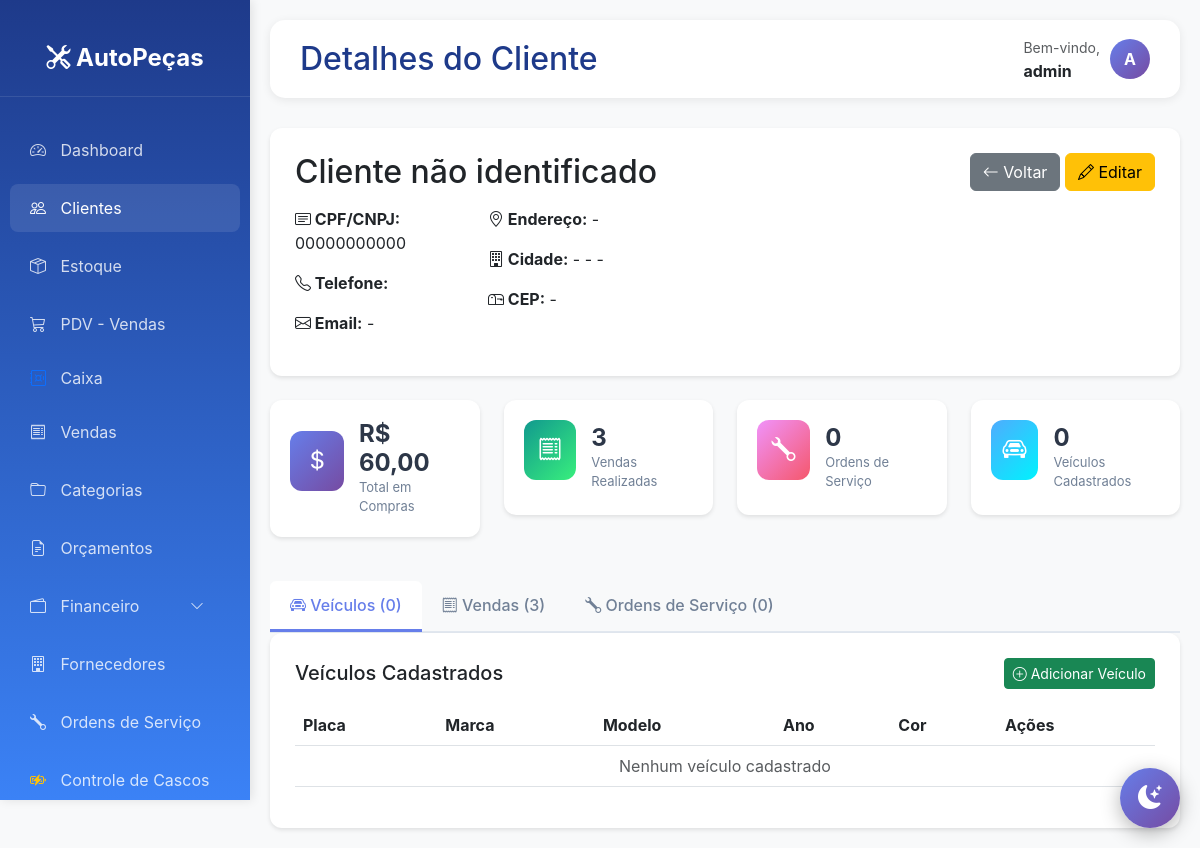
Screenshot of /clientes/1/ (signed in) with the database file from the repository.
### clientes/models.py (models this page shows, shortened)
class Cliente(models.Model):
    TIPO_CHOICES = [
        ('F', 'Pessoa Física'),
        ('J', 'Pessoa Jurídica'),
    ]
    tipo = models.CharField(max_length=1, choices=TIPO_CHOICES, default='F')
    nome = models.CharField(max_length=200)
    cpf_cnpj = models.CharField(max_length=18, unique=True)
    rg_ie = models.CharField(max_length=20, blank=True, null=True)
    telefone = models.CharField(max_length=15)
    celular = models.CharField(max_length=15, blank=True, null=True)
    email = models.EmailField(blank=True, null=True)
    cep = models.CharField(max_length=9)
    logradouro = models.CharField(max_length=200)
    numero = models.CharField(max_length=10)
    complemento = models.CharField(max_length=100, blank=True, null=True)
    bairro = models.CharField(max_length=100)
    cidade = models.CharField(max_length=100)
    estado = models.CharField(max_length=2)
    limite_credito = models.DecimalField(max_digits=10, decimal_places=2, default=0)
    observacoes = models.TextField(blank=True, null=True)
    ativo = models.BooleanField(default=True)
    data_cadastro = models.DateTimeField(auto_now_add=True)
    data_atualizacao = models.DateTimeField(auto_now=True)
    class Meta:
        verbose_name = 'Cliente'
        verbose_name_plural = 'Clientes'
        ordering = ['nome']

### core/views.py (the view)
# urls.py: path('clientes/<int:cliente_id>/', core_views.detalhe_cliente, name='detalhe_cliente'),
@login_required
def detalhe_cliente(request, cliente_id):
    cliente = get_object_or_404(Cliente, id=cliente_id)
    veiculos = cliente.veiculos.all()
    vendas = cliente.venda_set.filter(status='F').order_by('-data_venda')[:20]
    ordens_servico = cliente.ordemservico_set.all().order_by('-data_entrada')[:20]
    stats = {
        'total_compras': vendas.aggregate(Sum('total'))['total__sum'] or 0,
        'total_vendas': vendas.count(),
        'total_os': ordens_servico.count(),
        'total_veiculos': veiculos.count(),
    }
    context = {
        'cliente': cliente,
        'veiculos': veiculos,
        'vendas': vendas,
        'ordens_servico': ordens_servico,
        'stats': stats,
    }
    return render(request, 'core/cliente_detalhe.html', context)

### templates/core/cliente_detalhe.html (shortened to what this page needs)
{% extends 'base.html' %}
{% block page_title %}Detalhes do Cliente{% endblock %}
{% block content %}
<div class="table-card mb-4">
    <div class="d-flex justify-content-between align-items-start">
        <div>
            <h2 class="mb-3">{{ cliente.nome }}</h2>
            <div class="row">
                <div class="col-md-6">
                    <p><strong><i class="bi bi-card-text"></i> CPF/CNPJ:</strong> {{ cliente.cpf_cnpj }}</p>
                    <p><strong><i class="bi bi-telephone"></i> Telefone:</strong> {{ cliente.telefone }}</p>
                    <p><strong><i class="bi bi-envelope"></i> Email:</strong> {{ cliente.email|default:"-" }}</p>
                </div>
                <div class="col-md-6">
                    <p><strong><i class="bi bi-geo-alt"></i> Endereço:</strong> {{ cliente.endereco|default:"-" }}</p>
                    <p><strong><i class="bi bi-building"></i> Cidade:</strong> {{ cliente.cidade|default:"-" }} - {{ cliente.estado|default:"-" }}</p>
                    <p><strong><i class="bi bi-mailbox"></i> CEP:</strong> {{ cliente.cep|default:"-" }}</p>
                </div>
            </div>
        </div>
        <div>
            <a href="{% url 'lista_clientes' %}" class="btn btn-secondary mb-2">
                <i class="bi bi-arrow-left"></i> Voltar
            </a>
            <a href="/admin/clientes/cliente/{{ cliente.id }}/change/" class="btn btn-warning mb-2">
                <i class="bi bi-pencil"></i> Editar
            </a>
        </div>
    </div>
</div>
<div class="row mb-4">
    <div class="col-md-3">
        <div class="stat-card primary">
            <div class="icon"><i class="bi bi-currency-dollar"></i></div>
            <div>
                <h3>R$ {{ stats.total_compras|floatformat:2 }}</h3>
                <p>Total em Compras</p>
            </div>
        </div>
    </div>
    <div class="col-md-3">
        <div class="stat-card success">
            <div class="icon"><i class="bi bi-receipt"></i></div>
            <div>
                <h3>{{ stats.total_vendas }}</h3>
                <p>Vendas Realizadas</p>
            </div>
        </div>
    </div>
    <div class="col-md-3">
        <div class="stat-card warning">
            <div class="icon"><i class="bi bi-wrench"></i></div>
            <div>
                <h3>{{ stats.total_os }}</h3>
                <p>Ordens de Serviço</p>
            </div>
        </div>
    </div>
    <div class="col-md-3">
        <div class="stat-card info">
            <div class="icon"><i class="bi bi-car-front"></i></div>
            <div>
                <h3>{{ stats.total_veiculos }}</h3>
                <p>Veículos Cadastrados</p>
            </div>
        </div>
    </div>
</div>
<ul class="nav nav-tabs" id="clienteTabs" role="tablist">
    <li class="nav-item" role="presentation">
        <button class="nav-link active" id="veiculos-tab" data-bs-toggle="tab" data-bs-target="#veiculos" type="button">
            <i class="bi bi-car-front"></i> Veículos ({{ veiculos.count }})
        </button>
    </li>
    <li class="nav-item" role="presentation">
        <button class="nav-link" id="vendas-tab" data-bs-toggle="tab" data-bs-target="#vendas" type="button">
            <i class="bi bi-receipt"></i> Vendas ({{ vendas.count }})
        </button>
    </li>
    <li class="nav-item" role="presentation">
        <button class="nav-link" id="os-tab" data-bs-toggle="tab" data-bs-target="#os" type="button">
            <i class="bi bi-wrench"></i> Ordens de Serviço ({{ ordens_servico.count }})
        </button>
    </li>
</ul>
<div class="tab-content table-card" id="clienteTabsContent">
    <div class="tab-pane fade show active" id="veiculos" role="tabpanel">
        <div class="d-flex justify-content-between align-items-center mb-3">
            <h5 class="mb-0">Veículos Cadastrados</h5>
            <a href="/admin/clientes/veiculo/add/?cliente={{ cliente.id }}" class="btn btn-success btn-sm">
                <i class="bi bi-plus-circle"></i> Adicionar Veículo
            </a>
        </div>
        <div class="table-responsive">
            <table class="table table-hover">
                <thead>
                    <tr>
                        <th>Placa</th>
                        <th>Marca</th>
                        <th>Modelo</th>
                        <th>Ano</th>
                        <th>Cor</th>
                        <th>Ações</th>
                    </tr>
                </thead>
                <tbody>
                    {% for veiculo in veiculos %}
                    <tr>
                        <td><strong>{{ veiculo.placa }}</strong></td>
                        <td>{{ veiculo.marca }}</td>
                        <td>{{ veiculo.modelo }}</td>
                        <td>{{ veiculo.ano }}</td>
                        <td>{{ veiculo.cor|default:"-" }}</td>
                        <td>
                            <a href="/admin/clientes/veiculo/{{ veiculo.id }}/change/" class="btn btn-sm btn-outline-warning">
                                <i class="bi bi-pencil"></i>
                            </a>
                        </td>
                    </tr>
                    {% empty %}
                    <tr>
                        <td colspan="6" class="text-center text-muted">Nenhum veículo cadastrado</td>
                    </tr>
                    {% endfor %}
                </tbody>
            </table>
        </div>
    </div>
</div>
{% endblock %}

### templates/base.html (shortened to what this page needs)
<!DOCTYPE html>
<html lang="pt-BR">
<head>
    <link href="https://cdn.jsdelivr.net/npm/bootstrap@5.3.0/dist/css/bootstrap.min.css" rel="stylesheet">
    <link rel="stylesheet" href="https://cdn.jsdelivr.net/npm/bootstrap-icons@1.10.0/font/bootstrap-icons.css">
</head>
<body>
    <div class="sidebar">
        <div class="logo">
            <i class="bi bi-tools"></i> AutoPeças
        </div>
        <nav class="nav flex-column mt-4">
            <a class="nav-link {% if request.path == '/' %}active{% endif %}" href="{% url 'dashboard' %}">
                <i class="bi bi-speedometer2"></i> Dashboard
            </a>
            <a class="nav-link {% if 'clientes' in request.path %}active{% endif %}" href="{% url 'lista_clientes' %}">
                <i class="bi bi-people"></i> Clientes
            </a>
            <a class="nav-link {% if 'estoque' in request.path %}active{% endif %}" href="{% url 'lista_estoque' %}">
                <i class="bi bi-box-seam"></i> Estoque
            </a>
            <a class="nav-link {% if 'pdv' in request.path %}active{% endif %}" href="{% url 'pdv' %}">
                <i class="bi bi-cart3"></i> PDV - Vendas
            </a>
            <a class="nav-link py-2" href="{% url 'financeiro:dashboard_caixa' %}">
                <i class="bi bi-safe text-primary"></i> Caixa
            </a>
            <a class="nav-link {% if 'vendas' in request.path %}active{% endif %}" href="{% url 'lista_vendas' %}">
                <i class="bi bi-receipt"></i> Vendas
            </a>
            <a class="nav-link" href="{% url 'lista_categorias' %}">
                <i class="bi bi-folder"></i> Categorias
            </a>
            <a class="nav-link" href="{% url 'lista_orcamentos' %}">
                <i class="bi bi-file-earmark-text"></i> Orçamentos
            </a>
            <a class="nav-link d-flex justify-content-between align-items-center {% if 'financeiro' in request.path %}active{% endif %}"
            data-bs-toggle="collapse" href="#menuFinanceiro" role="button"
            aria-expanded="{% if 'financeiro' in request.path %}true{% else %}false{% endif %}">
                <span><i class="bi bi-wallet2"></i> Financeiro</span>
                <i class="bi bi-chevron-down small"></i>
            </a>
            <a class="nav-link {% if 'fornecedores' in request.path %}active{% endif %}" href="{% url 'lista_fornecedores' %}">
                <i class="bi bi-building"></i> Fornecedores
            </a>
            <a class="nav-link {% if 'ordens-servico' in request.path %}active{% endif %}" href="{% url 'lista_ordens_servico' %}">
                <i class="bi bi-wrench"></i> Ordens de Serviço
            </a>
            <a class="nav-link {% if 'cascos' in request.path %}active{% endif %}" href="{% url 'controle_cascos' %}">
                <i class="bi bi-battery-charging text-warning"></i> Controle de Cascos
            </a>
        </nav>
    </div>
    <div class="main-content">
        <div class="topbar">
            <h2>{% block page_title %}Sistema de Gestão{% endblock %}</h2>
            <div class="user-info">
                <div>
                    <small class="text-muted">Bem-vindo,</small><br>
                    <strong>{{ user.username }}</strong>
                </div>
                <div class="user-avatar">
                    {{ user.username|slice:":1"|upper }}
                </div>
            </div>
        </div>
        {% block content %}{% endblock %}
    </div>
    <button class="theme-toggle" id="theme-toggle" title="Alternar tema">
        <i class="bi bi-moon-stars-fill" id="theme-icon"></i>
    </button>
</body>
</html>

### templates/base.html (style rules this page uses)
:root { --primary-color: #0d6efd; --secondary-color: #6c757d; --success-color: #198754; --danger-color: #dc3545; --warning-color: #ffc107; --info-color: #0dcaf0; }
body { font-family: -apple-system, BlinkMacSystemFont, 'Segoe UI', Roboto, 'Helvetica Neue', Arial, sans-serif; background-color: #f8f9fa; transition: background-color 0.3s ease, color 0.3s ease; }
.theme-toggle { position: fixed; bottom: 20px; right: 20px; width: 60px; height: 60px; border-radius: 50%; background: linear-gradient(135deg, #667eea 0%, #764ba2 100%); border: none; color: white; font-size: 24px; cursor: pointer; box-shadow: 0 5px 20px rgba(0,0,0,0.3); transition: all 0.3s ease; z-index: 1000; display: flex; align-items: center; justify-content: center; }
.sidebar { height: 100vh; background: linear-gradient(180deg, #1e3a8a 0%, #3b82f6 100%); color: white; position: fixed; top: 0; left: 0; width: 250px; padding-top: 20px; box-shadow: 2px 0 10px rgba(0,0,0,0.1); overflow-y: auto; overflow-x: hidden; }
.sidebar .logo { text-align: center; padding: 20px; font-size: 24px; font-weight: bold; border-bottom: 1px solid rgba(255,255,255,0.1); }
.sidebar .nav-link { color: rgba(255,255,255,0.8); padding: 12px 20px; margin: 5px 10px; border-radius: 8px; transition: all 0.3s; }
.sidebar .nav-link:hover, .sidebar .nav-link.active { background-color: rgba(255,255,255,0.1); color: white; }
.sidebar .nav-link i { margin-right: 10px; width: 20px; }
.main-content { margin-left: 250px; padding: 20px; }
.stat-card { border-radius: 15px; padding: 25px; margin-bottom: 20px; background: white; box-shadow: 0 2px 10px rgba(0,0,0,0.08); transition: transform 0.2s; }
.stat-card .icon { width: 60px; height: 60px; border-radius: 12px; display: flex; align-items: center; justify-content: center; font-size: 28px; margin-bottom: 15px; }
.stat-card.primary .icon { background: linear-gradient(135deg, #667eea 0%, #764ba2 100%); color: white; }
.stat-card.success .icon { background: linear-gradient(135deg, #f093fb 0%, #f5576c 100%); color: white; }
.stat-card.warning .icon { background: linear-gradient(135deg, #ffecd2 0%, #fcb69f 100%); color: #856404; }
.stat-card.info .icon { background: linear-gradient(135deg, #a8edea 0%, #fed6e3 100%); color: #0c5460; }
.stat-card h3 { font-size: 32px; font-weight: bold; margin: 10px 0; }
.stat-card p { color: #6c757d; margin: 0; }
.table-card { background: white; border-radius: 15px; padding: 25px; box-shadow: 0 2px 10px rgba(0,0,0,0.08); }
.topbar { background: white; padding: 15px 30px; border-radius: 15px; margin-bottom: 30px; box-shadow: 0 2px 10px rgba(0,0,0,0.08); display: flex; justify-content: space-between; align-items: center; }
.topbar h2 { margin: 0; color: #1e3a8a; }
.user-info { display: flex; align-items: center; gap: 10px; }
.user-avatar { width: 40px; height: 40px; border-radius: 50%; background: linear-gradient(135deg, #667eea 0%, #764ba2 100%); display: flex; align-items: center; justify-content: center; color: white; font-weight: bold; }

### templates/core/cliente_detalhe.html (style rules this page uses)
.stat-card { background: white; border-radius: 12px; padding: 20px; box-shadow: 0 2px 4px rgba(0,0,0,0.1); display: flex; align-items: center; }
.stat-card .icon { width: 60px; height: 60px; border-radius: 12px; display: flex; align-items: center; justify-content: center; font-size: 24px; margin-right: 15px; }
.stat-card.primary .icon { background: linear-gradient(135deg, #667eea 0%, #764ba2 100%); color: white; }
.stat-card.success .icon { background: linear-gradient(135deg, #11998e 0%, #38ef7d 100%); color: white; }
.stat-card.warning .icon { background: linear-gradient(135deg, #f093fb 0%, #f5576c 100%); color: white; }
.stat-card.info .icon { background: linear-gradient(135deg, #4facfe 0%, #00f2fe 100%); color: white; }
.stat-card h3 { margin: 0; font-size: 24px; font-weight: bold; color: #2d3748; }
.stat-card p { margin: 0; color: #718096; font-size: 13px; }
.table-card { background: white; border-radius: 12px; padding: 25px; box-shadow: 0 2px 4px rgba(0,0,0,0.1); }
.nav-tabs { border-bottom: 2px solid #e2e8f0; }
.nav-tabs .nav-link { border: none; color: #718096; font-weight: 500; padding: 12px 20px; }
.nav-tabs .nav-link.active { color: #667eea; border-bottom: 3px solid #667eea; }

### rows the page displays
Cliente: nome "Cliente não identificado", cpf_cnpj "00000000000", email "-", cidade "-", estado "-", cep "-"

### other values shown
{{ user.username }} "admin"
{{ user.username|slice:":1"|upper }} "A"
{{ cliente.endereco|default:"-" }} "-"
{{ stats.total_compras|floatformat:2 }} "60,00"
{{ stats.total_vendas }} "3"
{{ stats.total_os }} "0"
{{ stats.total_veiculos }} "0"
{{ veiculos.count }} "0"
{{ vendas.count }} "3"
{{ ordens_servico.count }} "0"
